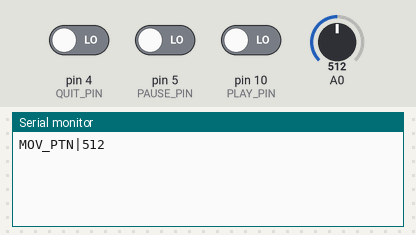
A sketch run on a simulated Arduino Uno, built with avr-gcc and run on an emulated ATmega328P. Shown: the last lines printed to the serial monitor. The test bench sets the inputs (shaded band); at power-on: pin 4 (QUIT_PIN) LOW, pin 5 (PAUSE_PIN) LOW, pin 10 (PLAY_PIN) LOW, A0 = 512.

Above: at 1.2 s.
1.3 s: pin 4 (QUIT_PIN) driven HIGH
At 1.41 s:
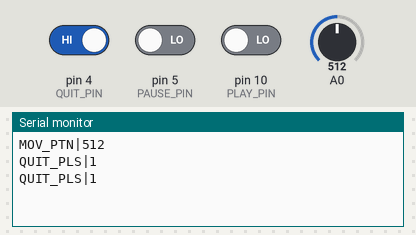
3.2 s: pin 5 (PAUSE_PIN) driven HIGH
At 3.21 s:
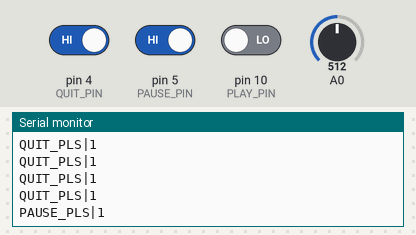
4.8 s: pin 10 (PLAY_PIN) driven HIGH
6.4 s: A0 set to 716
At 7.1 s:
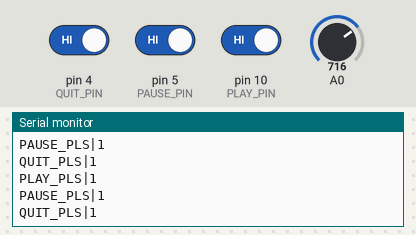

Measured:
- after the input at 1.3 s, the serial monitor: prints a new line at once (image 1)
- after the input at 3.2 s, the serial monitor: prints a new line at once (image 2)
- after the input at 6.4 s, the serial monitor: prints a new line after 0.06 s (image 3)

The sketch:

GameArduino.ino
```cpp
const int PLAY_PIN = 10;
const int PAUSE_PIN = 5;
const int QUIT_PIN = 4;

int lastAnalogValue = -1;

void setup() {
  Serial.end();
  pinMode(PLAY_PIN,INPUT);
  Serial.begin(9600);
}

void loop() {
  int playValue = digitalRead(PLAY_PIN);
  if (playValue == 1) {
    Serial.println("PLAY_PLS|1");
  }

  int pauseValue = digitalRead(PAUSE_PIN);
  if (pauseValue != 0) {
    Serial.print("PAUSE_PLS|");
    Serial.println(pauseValue);
  }

  int quitValue = digitalRead(QUIT_PIN);
  if (quitValue != 0) {
    Serial.print("QUIT_PLS|");
    Serial.println(quitValue);
  }

  int analogValue = analogRead(A0);
  if (lastAnalogValue == -1 || abs(analogValue - lastAnalogValue) > 10) {
    lastAnalogValue = analogValue;
    Serial.print("MOV_PTN|");
    Serial.println(analogValue);
  }
  delay(100);
}
```
